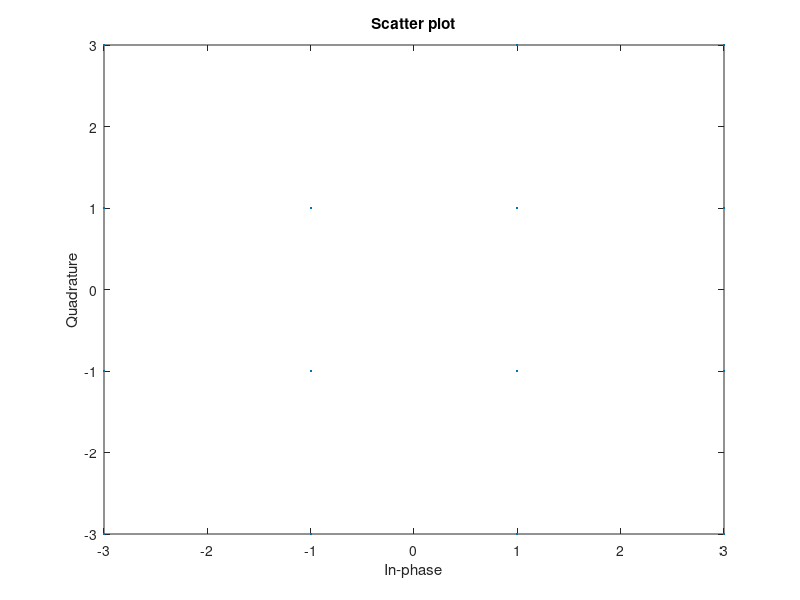

Write the MATLAB code that produced this figure.
K=64;
CP = K/4;
P=8;
pilotValue = 3+3j;
allCarriers = 0:1:K-1;
pilotCarriers = allCarriers(1:K/P:end);
pilotCarriers = [pilotCarriers allCarriers(end)];
pilotCarriers = [pilotCarriers;zeros(7,9)];
pilotCarriers = pilotCarriers(:)';
pilotCarriers = pilotCarriers(1:64);
pilotCarriers(end) = 63;
dataCarriers = allCarriers - pilotCarriers;

pilotCarriers = [0 pilotCarriers(find(pilotCarriers(:)~=0))];
dataCarriers = dataCarriers(find(dataCarriers(:)~=0));

mu=16; %16QAM
k = log2(mu);
payloadBits_per_OFDM = length(dataCarriers)*k;

dataIn = randi([0 1],1,payloadBits_per_OFDM);
%Symbol mapping and modulation
dataInMod = qammod(bi2de(reshape(dataIn,payloadBits_per_OFDM/k,k)),mu,'gray');

symbol = zeros(1,K);
symbol(pilotCarriers+1) = pilotValue;
symbol(dataCarriers+1) = dataInMod;

ofdmTD = ifft(symbol);

% Channel Impulse response
channelResponse = [1 0  0.3+0.3j];
_H = fft(channelResponse, K);
snrIndB = 30;

cp = ofdmTD(end-CP:end);
ofdmTDWithCP = [cp ofdmTD];

ofdmTx = ofdmTDWithCP;
temp = conv(ofdmTx,channelResponse);
signalPower = mean(abs(temp).^2);
noiseVar = signalPower*10^(-snrIndB/10);
ofdmRx = temp + sqrt(noiseVar/2).*(randn(size(temp))+1j*randn(size(temp)));

%Remove CP
ofdmRxNoCP = ofdmRx(CP+1:CP+K);
ofdmDemod = fft(ofdmRxNoCP);

%Channel Estimate and interpolation
%pilots = zeros(1,length(allCarriers));
pilots = ofdmDemod(pilotCarriers+1);
_HEstPilots = pilots/pilotValue;

_HEstMag = spline(pilotCarriers+1, abs(_HEstPilots), allCarriers);
_HEstPhase = spline(pilotCarriers+1, angle(_HEstPilots), allCarriers);

_HEst = _HEstMag .* exp(1j * _HEstPhase);

ofdmEqualized = ofdmDemod ./_HEst;

%Euclidean Distance
x = [real(ofdmEqualized);imag(ofdmEqualized)]';
y = [real(symbol);imag(symbol)]';
Xm = sum(x.*x,2);
Ym = sum(y.*y,2)';
d = Xm(:,ones(1,size(y)(1)))+Ym(ones(1,size(x)(1)),:)-2*x*y'
[~, indices] = min(d,[],2);

harddecisions = symbol(indices);
scatterplot(harddecisions);


